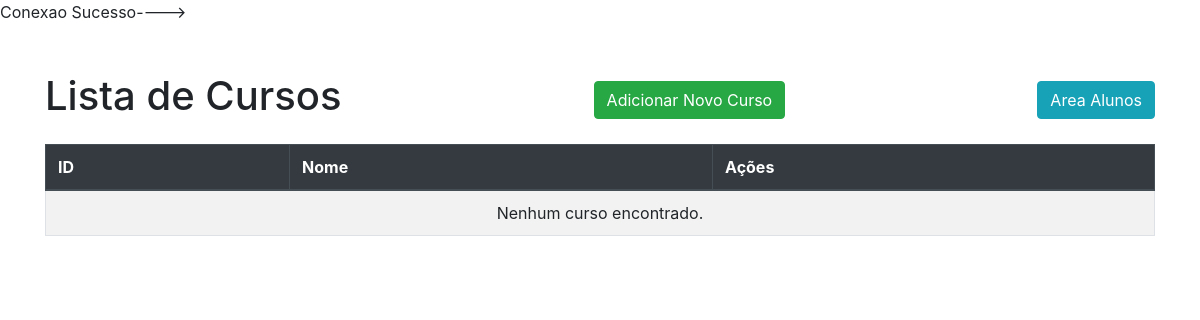
Before: /public/aluno/index.php?param=curso/listar with the older database file.
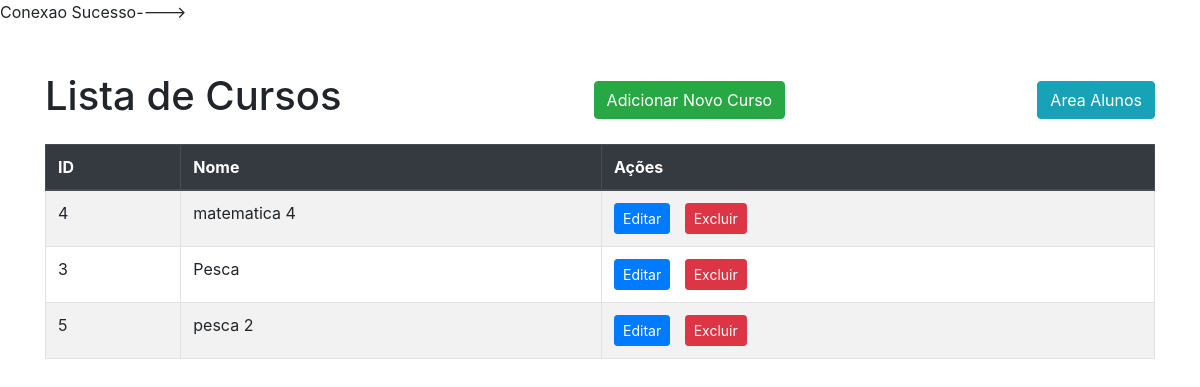
After: the same page with the newer database file.
### tables this page shows
CREATE TABLE `cursos` (
  `id` int(10) UNSIGNED NOT NULL,
  `nome` varchar(255) NOT NULL
);

### controller/CursoController.php (called while the page is built, shortened)
<?php
class CursoController {
    private $cursoService;
    public function __construct() {
        $this->cursoService = new CursoService();
    }
    public function listar() {
        $cursos = $this->cursoService->listar();
        include 'public/curso/listar.php';
    }
}

### generic/Acao.php (called while the page is built, shortened)
<?php
class Acao{
    private $metodo;
    public function __construct($classe, $metodo){
        $this->metodo = $metodo;
    }
    public function executar(){
        $objt = new $this->classe();
        $objt->{$this->metodo}();
    }
}

### dao/mysql/CursoDAO.php (called while the page is built, shortened)
<?php
class CursoDAO implements ICursoDAO {
    public function listarTodos() {
        try {
            $singleton = MysqlSingleton::getInstance();
            $pdo = $singleton->connect();
            $sql = "SELECT id, nome FROM cursos ORDER BY nome";
            $sth = $pdo->query($sql);
            return $sth->fetchAll(PDO::FETCH_CLASS, 'model\Curso');
        } catch (PDOException $e) {
            return [];
        }
    }
}

### service/CursoService.php (called while the page is built, shortened)
<?php
class CursoService {
    private $CursoDAO;
    public function __construct() {
        $this->CursoDAO = new CursoDAO();
    }
    public function listar() {
        return $this->CursoDAO->listarTodos();
    }
}

### public/curso/Listar.php (the view, shortened to what this page needs)
<!DOCTYPE html>
<html lang="pt-br">
<head>
    <link rel="stylesheet" href="https://stackpath.bootstrapcdn.com/bootstrap/4.5.2/css/bootstrap.min.css">
</head>
<body>
    <div class="container mt-5">
        <div class="d-flex justify-content-between align-items-center mb-3">
            <h1>Lista de Cursos</h1>
            <a href="index.php?param=curso/formulario" class="btn btn-success">Adicionar Novo Curso</a>
            <a href="index.php?param=aluno/listar" class="btn btn-info">Area Alunos</a>
        </div>
        <table class="table table-bordered table-striped">
            <thead class="thead-dark">
                <tr>
                    <th>ID</th>
                    <th>Nome</th>
                    <th>Ações</th>
                </tr>
            </thead>
            <tbody>
                <?php if (empty($cursos)): ?>
                    <tr>
                        <td colspan="5" class="text-center">Nenhum curso encontrado.</td>
                    </tr>
                <?php else: ?>
                    <?php foreach ($cursos as $curso): ?>
                        <tr>
                            <td><?= htmlspecialchars($curso->id) ?></td>
                            <td><?= htmlspecialchars($curso->nome) ?></td>
                            <td class="actions">
                                <a href="index.php?param=curso/formulario&id=<?= $curso->id ?>" class="btn btn-primary btn-sm">Editar</a>
                                <a href="index.php?param=curso/excluir&id=<?= $curso->id ?>" class="btn btn-danger btn-sm" onclick="return confirm('Tem certeza?');">Excluir</a>
                            </td>
                        </tr>
                    <?php endforeach; ?>
                <?php endif; ?>
            </tbody>
        </table>
    </div>
</body>
</html>

### Index.php (shortened to what this page needs)
<?php
if (isset($_GET["param"])) {
    $controller = new Controller();
    $controller->verificarChamadas($_GET["param"]);
}

### generic/Controller.php (shortened to what this page needs)
<?php
class Controller{
    private $arrChamadas=[];
    public function __construct(){
            $this->arrChamadas = [
                "aluno/listar"     => new Acao("AlunoController", "listar"),
                "aluno/formulario" => new Acao("AlunoController", "formulario"),
                "aluno/salvar"     => new Acao("AlunoController", "salvar"),
                "aluno/excluir"    => new Acao("AlunoController", "excluir"),
                "aluno/formularioMatricula"    => new Acao("AlunoController", "formularioMatricula"),
                "matricula/salvar" => new Acao("AlunoController", "matriculaSalvar"),
                "curso/listar"     => new Acao("CursoController", "listar"),
                "curso/formulario" => new Acao("CursoController", "formulario"),
                "curso/salvar"     => new Acao("CursoController", "salvar"),
                "curso/excluir"    => new Acao("CursoController", "excluir"),
            ];
    }
    public function verificarChamadas($rota){
        if(isset($this->arrChamadas[$rota])){
            $acao = $this->arrChamadas[$rota];
            $acao->executar();
            return;
        }
    }
}

### public/curso/Listar.php (style rules this page uses)
.actions a { margin-right: 10px; }

Changed rows visible on the page:
added cursos: id "4", nome "matematica 4"
added cursos: id "3", nome "Pesca"
added cursos: id "5", nome "pesca 2"
Other visible differences:
text no longer shown: "Nenhum curso encontrado."
